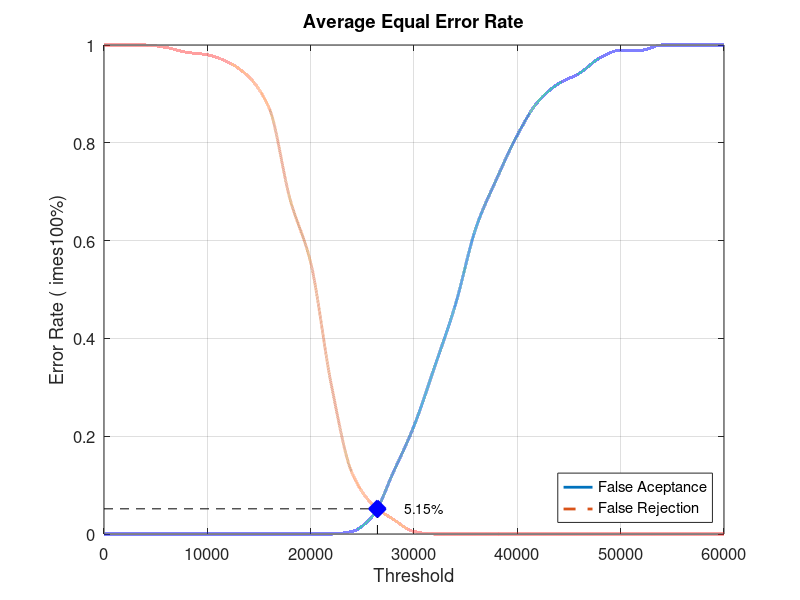
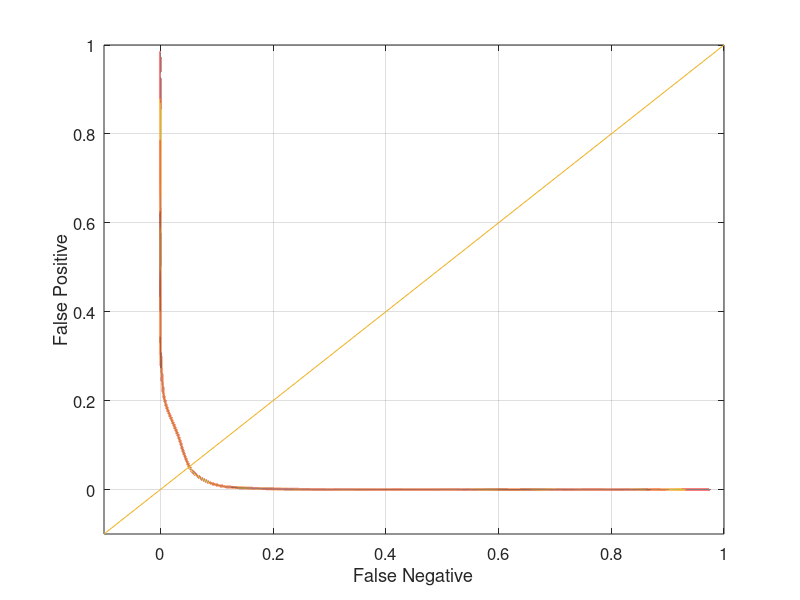

These charts were generated, in order, by the following MATLAB code:
close all;
clear;
clc;
x = 0:2000:60000;
xq = 0:0.5:60000;

y0 = [0 0 0 0 0 0 0 0 0 0 0 0 0.00526316 0.0368421 0.126316 0.221053 0.342105 0.468421 0.626316 0.726316 0.815789 0.884211 0.921053 0.942105 0.973684 0.989474 0.989474 1 1 1 1]
yy0 = interp1(x, y0, xq, 'pchip');
y1 = [1 1 1 0.995 0.985 0.98 0.965 0.935 0.87 0.685 0.555 0.305 0.125 0.06 0.03 0.005 0 0 0 0 0 0 0 0 0 0 0 0 0 0 0]
yy1 = interp1(x, y1, xq, 'pchip');

% Calculating EER: 
y2 = abs(y0 - y1);
find(y2 == min(y2))
yy2 = abs(yy0 - yy1);
xEER = find(yy2 == min(yy2));
xEERIndex = xq(xEER) % X-axis EER
yEER = yy0(xEER) % Y-axis EER

main = figure
plot(xq, yy0,'-','LineWidth', 2);	hold on
plot(xq, yy1,'--','LineWidth', 2);	hold on
plot([xEERIndex xEERIndex], [0 yEER], 'k--');	hold on
plot([0 xEERIndex], [yEER yEER], 'k--');	hold on
plot(xEERIndex, yEER, 'bx', 'LineWidth', 10);	hold on
text(xEERIndex + 10 * xEERIndex / 100, yEER, [num2str(round((10000 * yEER)) / 100) '%'])
legend('False Aceptance', 'False Rejection', 'Location', 'SouthEast')
xlabel('Threshold')
ylabel('Error Rate (	imes100%)')
title('Average Equal Error Rate')
set(gca, 'FontSize', 12)
axis([0 60000 0 1])
grid on

print(main, 'Database4_4Main', '-dpng');
FNRxFPR = figure('Color', [1 1 1]);
plot(yy1, yy0, '-', yy1, yy0, 'LineWidth', 2);
hold on
y = -0.1:0.1:1
plot(y, y); 
set(gca, 'FontSize', 12)
xlabel('False Negative')
ylabel('False Positive')
axis([-0.1 1 -0.1 1])
set(gca, 'FontSize', 12)
grid on

print(FNRxFPR, 'Database4_4FNRxFPR','-dpng');
